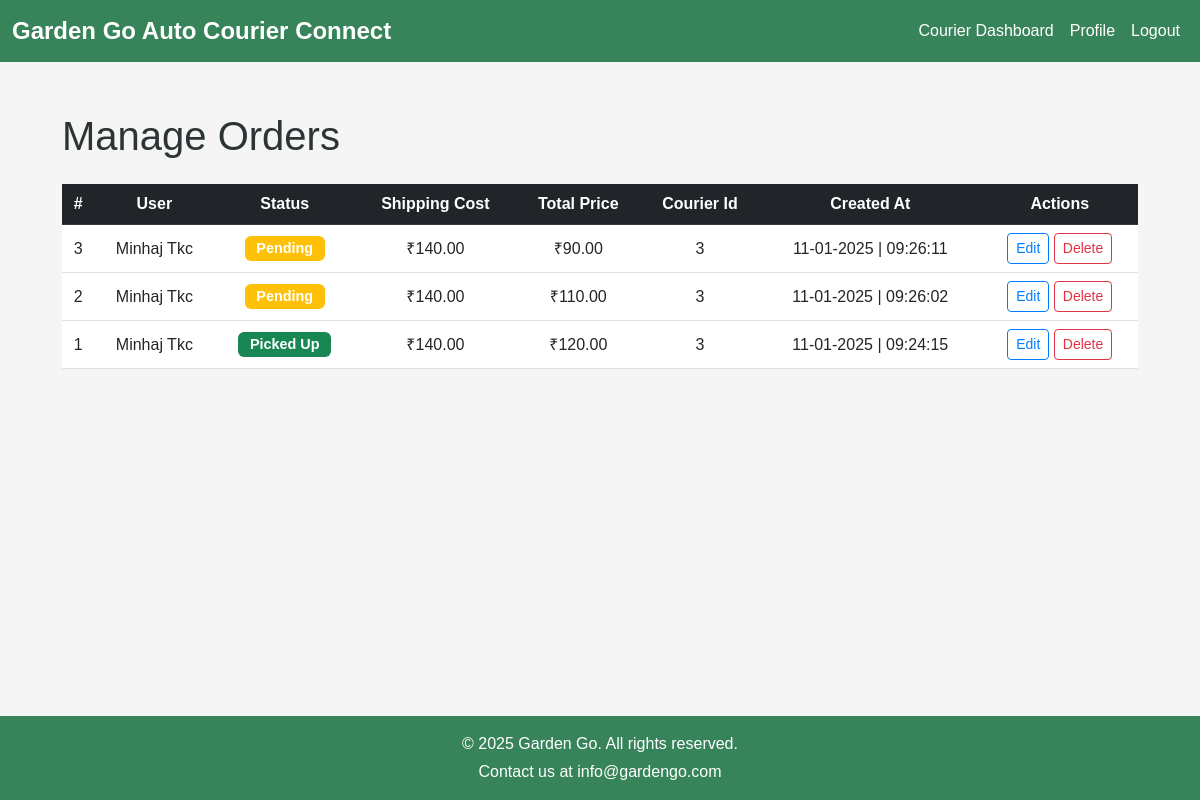
Screenshot of /admin/admin/orders (signed in) with the database file from the repository.
### models.py (models this page shows, shortened)
class Order(db.Model):
    __tablename__ = 'order'
    order_id = db.Column(db.Integer, primary_key=True)
    user_id = db.Column(db.Integer, db.ForeignKey('users.user_id'))
    assigned_to = db.Column(db.Integer, db.ForeignKey('users.user_id'))  # New attribute
    status = db.Column(db.String, nullable=False)
    address = db.Column(db.String(300))
    estimated_delivery = db.Column(db.DateTime)
    actual_delivery = db.Column(db.DateTime)
    updated_at = db.Column(db.DateTime, default=datetime.utcnow)
    total_price = db.Column(db.Float, nullable=False)
    shipping_cost = db.Column(db.Float, nullable=False)
    pincode = db.Column(db.String)
    created_at = db.Column(db.DateTime, default=datetime.utcnow)
    user = db.relationship('User', foreign_keys=[user_id], back_populates='orders')  # Updated
    assigned_user = db.relationship('User', foreign_keys=[assigned_to], back_populates='assigned_orders')  # New relationship
    order_items = db.relationship('OrderItem', back_populates='order')

class User(db.Model, UserMixin):
    __tablename__ = 'users'
    user_id = db.Column(db.Integer, primary_key=True)
    name = db.Column(db.String(150), nullable=False)
    email = db.Column(db.String(150), unique=True, nullable=False)
    password_hash = db.Column(db.String(256), nullable=False)
    role = db.Column(db.String(50), nullable=False)
    created_at = db.Column(db.DateTime, default=datetime.utcnow)
    profile_updated_at = db.Column(db.DateTime)
    last_login = db.Column(db.DateTime)
    address = db.Column(db.String(300))
    phone_number = db.Column(db.String(15))
    pincode = db.Column(db.String(10))
    region = db.Column(db.String(50))
    country = db.Column(db.String(50), default="India")
    vehicle_info = db.Column(db.String(150))
    vehicle_number = db.Column(db.String(50))
    orders = db.relationship('Order', foreign_keys='Order.user_id', back_populates='user')  # Updated
    assigned_orders = db.relationship('Order', foreign_keys='Order.assigned_to', back_populates='assigned_user')  # New relationship
    carts = db.relationship('Cart', back_populates='user')
    password_resets = db.relationship('PasswordReset', back_populates='user')
    subscriptions = db.relationship('Subscription', back_populates='user')

### admin.py (the view)
@admin_bp.route('/admin/orders')
@login_required  # Ensure only logged-in users can access
def admin_orders():
    orders = Order.query.order_by(Order.created_at.desc()).all()
    return render_template('admin/admin_orders.html', orders=orders)

### app.py (called while the page is built)
@login_manager.user_loader
def load_user(user_id):
    return User.query.get(int(user_id))

@app.before_request
def update_last_login():
    if current_user.is_authenticated:
        current_user.last_login = datetime.utcnow()
        db.session.commit()

### templates/admin/admin_orders.html (shortened to what this page needs)
{% extends 'base.html' %}
{% block css %}
<link
  rel="stylesheet"
  href="{{ url_for('static', filename='css/admin/admin_orders.css') }}"
/>
{% endblock %}
{% block content %}
<div class="admin-orders-container">
    <div class="container">
        <h1 class="mb-4">Manage Orders</h1>
        <table class="table table-hover align-middle">
            <thead class="table-dark">
                <tr>
                    <th>#</th>
                    <th>User</th>
                    <th>Status</th>
                    <th>Shipping Cost</th>
                    <th>Total Price</th>
                    <th>Courier Id</th>
                    <th>Created At</th>
                    <th>Actions</th>
                </tr>
            </thead>
            <tbody>
                {% for order in orders %}
                <tr>
                    <td>{{ order.order_id }}</td>
                    <td>{{ order.user.name if order.user else "N/A" }}</td>
                    <td>
                        <span class="badge bg-{{ 'warning' if order.status == 'Pending' else 'info' if order.status == 'Processing' else 'success' }}">
                            {{ order.status }}
                        </span>
                    </td>
                    <td>₹{{ "%.2f"|format(order.shipping_cost) }}</td>
                    <td>₹{{ "%.2f"|format(order.total_price) }}</td>
                    <td>{{ order.assigned_to if order.assigned_to else "N/A" }}</td>
                    <td>{{ order.created_at.strftime('%d-%m-%Y | %H:%M:%S') }}</td>
                    <td>
                        <button
                            class="btn btn-outline-primary btn-sm"
                            data-bs-toggle="modal"
                            data-bs-target="#updateModal{{ order.order_id }}">
                             Edit
                        </button>
                        <form
                            method="post"
                            action="{{ url_for('admin.delete_order', order_id=order.order_id) }}"
                            class="d-inline">
                            <button type="submit" class="btn btn-outline-danger btn-sm">
                                 Delete
                            </button>
                        </form>
                    </td>
                </tr>
                {% endfor %}
            </tbody>
        </table>
    </div>
</div>
{% endblock %}

### static/css/base.css (style rules this page uses)
* { box-sizing: border-box; margin: 0; padding: 0; }
body { font-family: Arial, sans-serif; background-color: #f5f5f5; color: #2d3436; }

### static/css/admin/admin_orders.css (style rules this page uses)
.admin-orders-container { padding: 50px; min-height: calc(100vh - 146px); }
.table thead th { vertical-align: middle; text-align: center; }
.table tbody td { vertical-align: middle; text-align: center; }
.badge { font-size: 0.9rem; padding: 0.4em 0.8em; }
.btn-outline-primary { border-color: #007bff; color: #007bff; }
.btn-outline-danger { border-color: #dc3545; color: #dc3545; }

### rows the page displays
Order: order_id "3", user "Minhaj Tkc", status "Pending", shipping_cost "140.00", total_price "90.00", assigned_to "3", created_at "11-01-2025 | 09:26:11"
Order: order_id "2", user "Minhaj Tkc", status "Pending", shipping_cost "140.00", total_price "110.00", assigned_to "3", created_at "11-01-2025 | 09:26:02"
Order: order_id "1", user "Minhaj Tkc", status "Picked Up", shipping_cost "140.00", total_price "120.00", assigned_to "3", created_at "11-01-2025 | 09:24:15"
